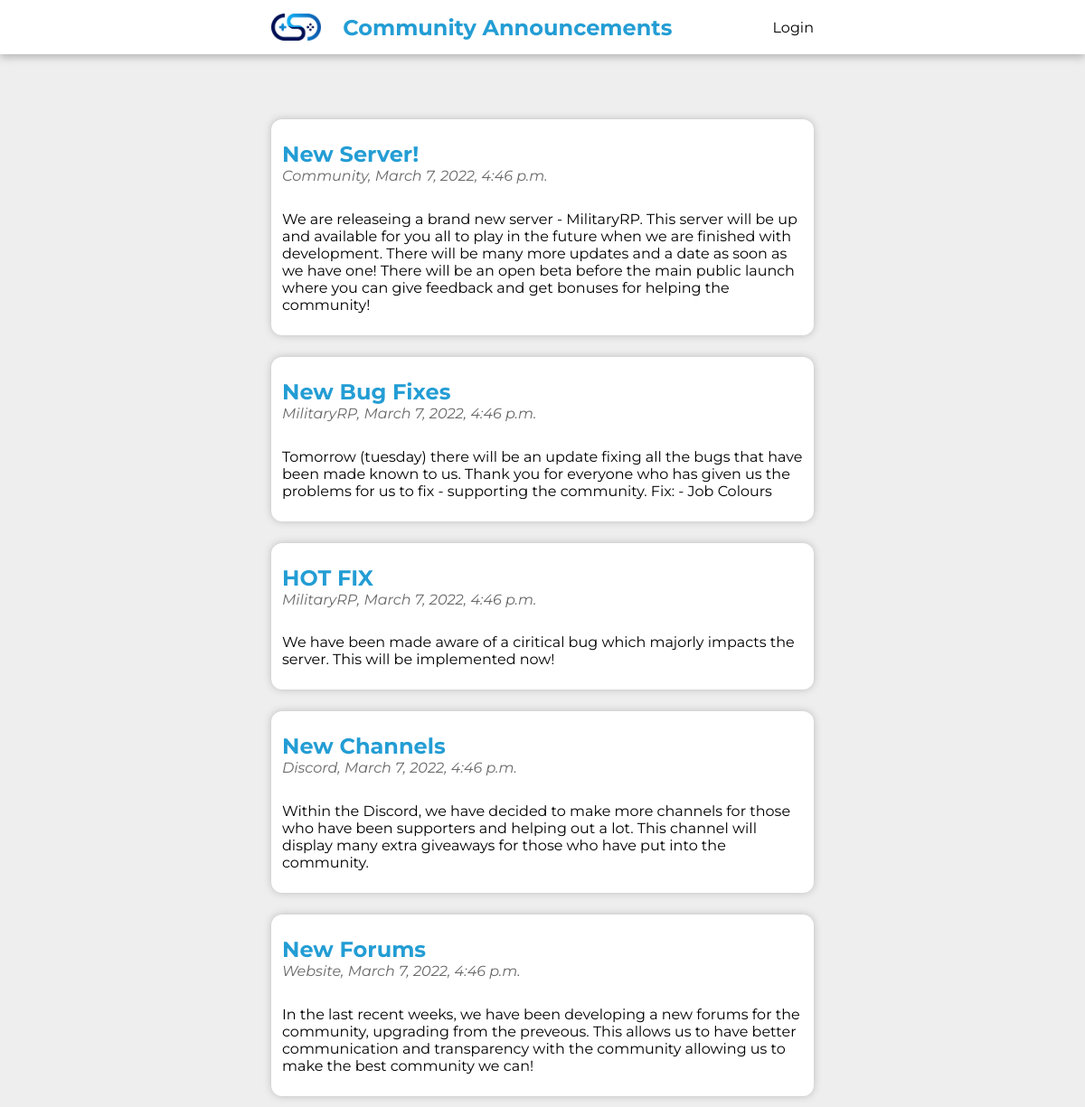
Page /announcements/ on the committed database.
### announcements/models.py (models this page shows, shortened)
class Announcement(models.Model):
    CATEGORIES = [
        ('MilitaryRP', 'MilitaryRP'),
        ('Discord', 'Discord'),
        ('Website', 'Website'),
        ('Community', 'Community'),
    ]
    date = models.DateTimeField(verbose_name="Published Date", auto_now=True)
    title = models.CharField(max_length=40, verbose_name="Announcement Title")
    category = models.CharField(max_length=12, choices=CATEGORIES, default='MRP')
    description = models.TextField(verbose_name="Announcement Description")

### announcements/views.py (the view)
# urls.py: path('', views.announcements, name='announcements'),
def announcements(request):
    announcements = Announcement.objects.all()
    return render(request, 'announcements/announcements.html', {'announcements': announcements})

### announcements/templates/announcements/announcements.html (shortened to what this page needs)
{% extends 'announcements/base.html' %}
{% block content %}
<div class="flex">
    {% for a in announcements %}
    <div class="announcement">
        <h1 class="primary-heading">{{ a.title }}</h1>
        <p class="small-heading">{{ a.category }}, {{a.date}}</p>
        <section>
            <p>{{a.description}}</p>
        </section>
    </div>
    {% endfor %}
</div>
{% endblock content %}

### announcements/templates/announcements/base.html (shortened to what this page needs)
{% load static %}
<link rel="stylesheet" type="text/css" href="{% static 'announcements/style.css' %}">
<!DOCTYPE html>
<html lang="en">
<head>
</head>
<body>
    {% include 'announcements/navigation.html' %}
    <section>
        <div class="wrapper content">
            {% block content %}
            {% endblock content %}
        </div>
    </section>
</body>
</html>

### announcements/templates/announcements/navigation.html
{% load static %}
<nav>
    <div class="wrapper flex">
        <div class="flex">
            <img src="{% static 'announcements/logo.png' %}"/>
            <h1 class="primary-heading">Community Announcements</h1>
        </div>
        <ul>
            {% if not request.user.is_authenticated %}
            <li>Login</li>
            {% else %}
            <li>Logout</li>
            {% endif %}
        </ul>
    </div>
</nav>

### announcements/static/announcements/style.css (style rules this page uses)
* { padding: 0; margin: 0; font-family: 'Montserrat'; }
html { background-color: #EEEEEE; }
li { list-style-type: none; }
nav { background-color: #FFFFFF; box-shadow: 0px 4px 8px #BBBBBB; padding: 15px 0; }
nav img { height: 30px; margin-right: 24px; }
nav .flex { flex-direction: row; justify-content: left; align-items: center; }
nav div.flex { flex-direction: row; justify-content: space-between; align-items: center; }
.wrapper { width: 50%; margin: auto; }
section { margin-top: 5%; }
.primary-heading { font-weight: bold; color: #239DD4; }
.small-heading { font-size: 16px; font-weight: light; color: #696969; font-style: italic; }
.flex { display: flex; justify-content: center; align-items: left; flex-direction: column; }
.announcement { background-color: #FFFFFF; border-radius: 12px; padding: 24px 12px; margin: 12px 0; box-shadow: 0 0 8px #BBBBBB; }

### rows in the picture
Announcement: title "New Server!", category "Community", date "March 7, 2022, 4:46 p.m.", description "We are releaseing a brand new server - MilitaryRP. This server will be up and available for you all to play in the future when we are finished with development. There will be many more updates and a date as soon as we have one! There will be an open beta before the main public launch where you can give feedback and get bonuses for helping the community!"
Announcement: title "New Bug Fixes", category "MilitaryRP", date "March 7, 2022, 4:46 p.m.", description "Tomorrow (tuesday) there will be an update fixing all the bugs that have been made known to us. Thank you for everyone who has given us the problems for us to fix - supporting the community. Fix: - Job Colours"
Announcement: title "HOT FIX", category "MilitaryRP", date "March 7, 2022, 4:46 p.m.", description "We have been made aware of a ciritical bug which majorly impacts the server. This will be implemented now!"
Announcement: title "New Channels", category "Discord", date "March 7, 2022, 4:46 p.m.", description "Within the Discord, we have decided to make more channels for those who have been supporters and helping out a lot. This channel will display many extra giveaways for those who have put into the community."
Announcement: title "New Forums", category "Website", date "March 7, 2022, 4:46 p.m.", description "In the last recent weeks, we have been developing a new forums for the community, upgrading from the preveous. This allows us to have better communication and transparency with the community allowing us to make the best community we can!"
